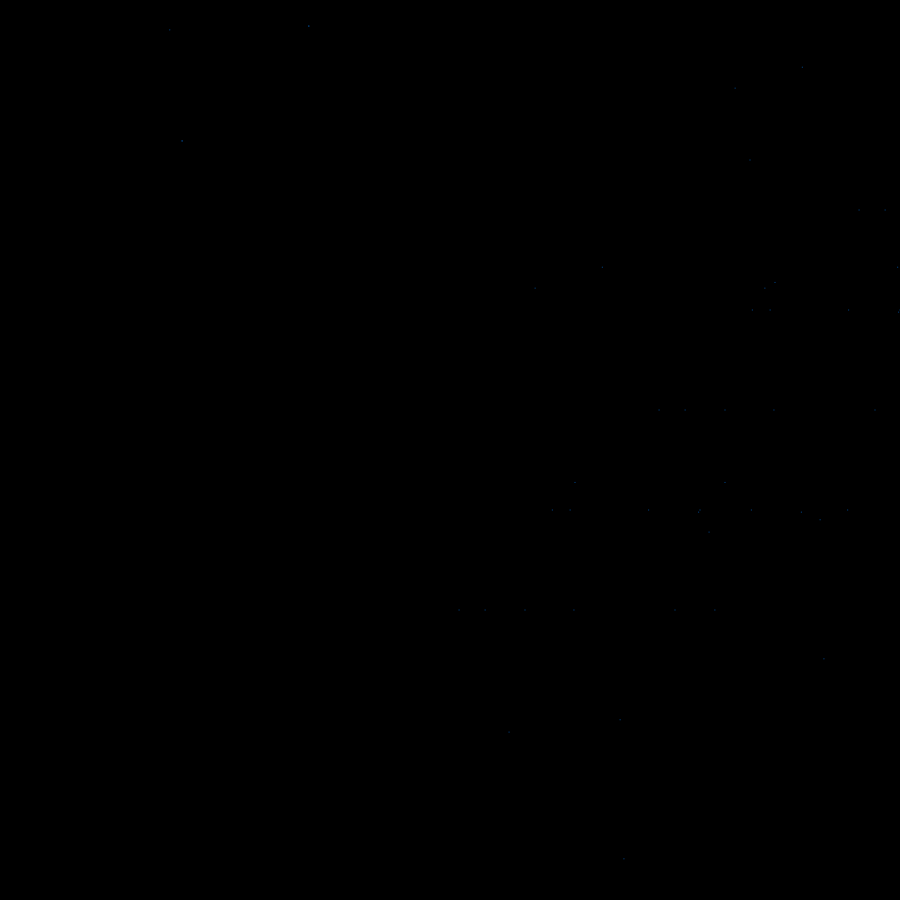
Frame 1 (no input)
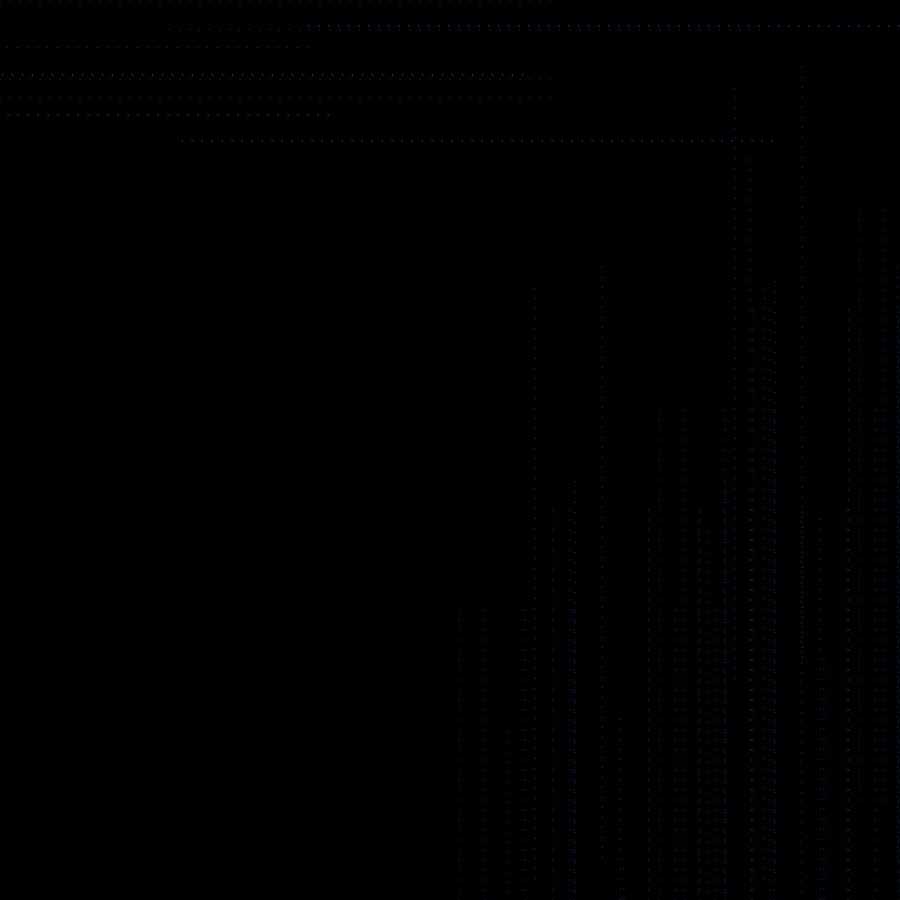
Frame 60 (the mouse pressed at the canvas centre just before this capture)
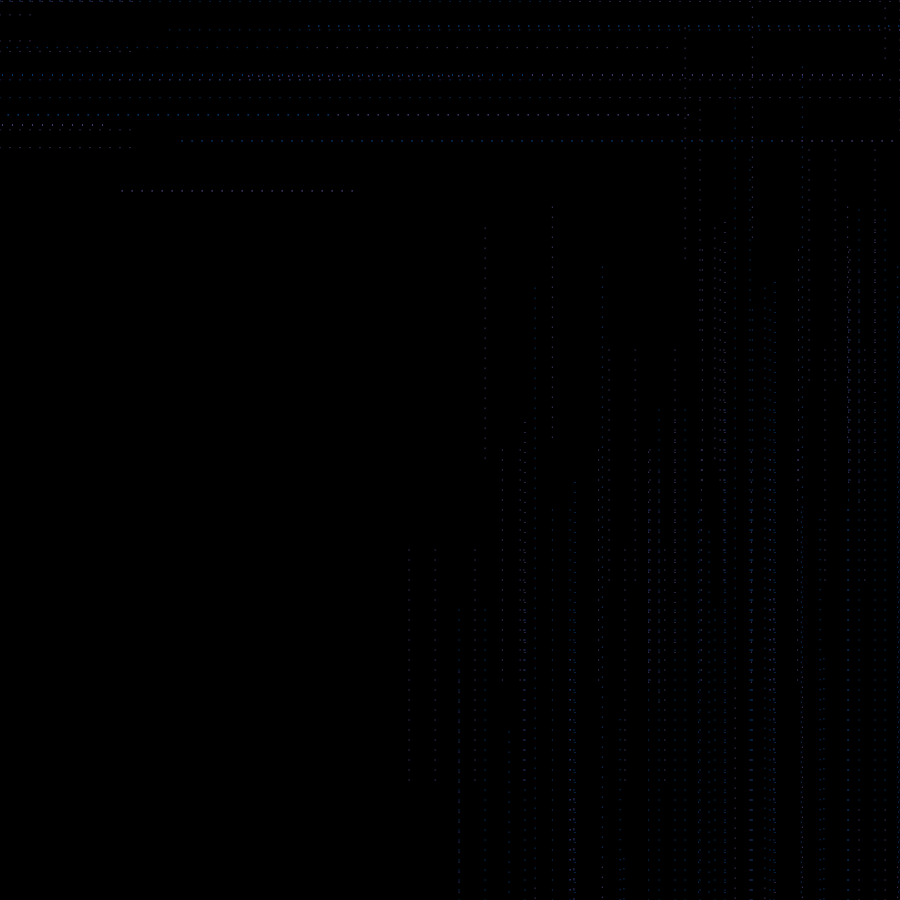
Frame 120 (the mouse held since frame 60 and released just before this capture)

The Processing sketch that drew these frames (run headless with seeded random() and noise(); from frame 60 on, the mouse is pressed at the canvas centre):

// Processing sketch: messingAround
// ── messingAround.pde
int radius;
int diam;
float xCent;
float yCent;

void setup() {
  size(900, 900);
  noStroke();
  background(mouseX, mouseY);
  
  radius = 300;
  diam = 1;
  
  xCent = 0;
  yCent = 0;  
}

void draw() {
  
   if (xCent > width + 50) {
    xCent = -50;
    yCent += 50;
  } else {
    xCent += 10;    
  }
  
    float fillColor = map(mouseX, 0, width, 0, 255);
    fill(fillColor, 100, 200);
    
    for (float deg = 5; deg < 300; deg += 5) {
      
      float angle = radians(deg);
      float xShape = xCent + (cos(angle)*radius);
      float yShape = yCent + (sin(angle)*radius)*(cos(angle)); //creates figure 8
      
      ellipse (xShape, yShape, diam, diam);
      for(int i = 0; i < 500; i += 50) {
        ellipse(xShape-i, yShape-i , diam, diam);
        

        translate(600,600);
        rotate(radians(90));
        
        ellipse(xCent-i, yShape-i, diam, diam);
      
        deg += 2;
        
      
      }
    }
}
    
    
    
    
    
    
    
